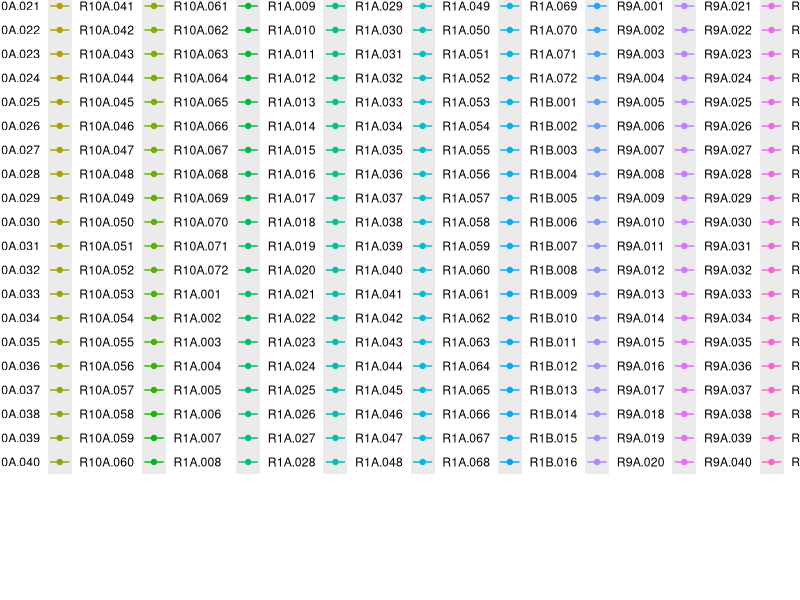

Source code (R):
## ---- chunk 1
knitr::opts_chunk$set(echo = TRUE)
library(tidyverse)
library(readxl)
library(here)
## ---- chunk 2
CTC1S1 <- read_xlsx(here("dades","1S1.xlsx"))
## ---- chunk 3
ggplot(data = CTC1S1, aes(x = station, y = departure, group = train_number)) +
  geom_line(
    aes(colour = train_number)
  ) +
  theme(
    axis.text.x = element_text(angle=90,vjust =0.6)
  ) +
  scale_x_discrete(limits=CTC1S1$station) +
  coord_cartesian(expand = FALSE, xlim = c(0.9, 18.1), ylim = c(ymd_hms("1899-12-31 00:00:00"),ymd_hms("1899-12-31 23:59:59"))) +
  labs(
    x = "Estació",
    y = "Hora",
    colour = "Número de tren"
  ) +
  scale_y_datetime(date_label = "%H:%M") +
  geom_point(
    aes(colour = train_number)
  )
  ## Per tenir bé l'eix x cal posar tots ens punts en ordre al excel quan surten per primera vegada
## Maxim 18:00:00 
